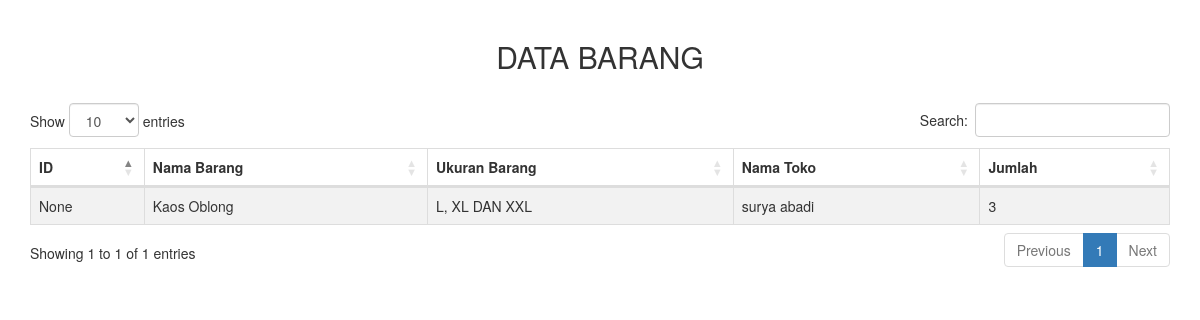
The page /barang/7/ on the database its author committed.
### barang/models.py (models this page shows)
class Online(models.Model):
    nomor_id = models.CharField(max_length =5, null=True,blank=False)
    nama_barang = models.CharField(max_length=240, null=True,blank=False)
    ukuran_barang = models.CharField(max_length=6, null=True,blank=False)
    nama_toko = models.CharField(max_length=100, null=True,blank=False)
    jumlah_barang = models.IntegerField(null=True,blank=False)

### barang/views.py (the view)
# urls.py: path('<id>/', views.detail),
def detail(req, id):
    task = models.Online.objects.filter(pk=id).first()
    return render(req, 'barang/detail.html',
    { 'data' : task,
    })

### barang/templates/barang/detail.html (shortened to what this page needs)
<!DOCTYPE html>
<html lang="en">
<head>
    <link rel="stylesheet" type="text/css" href="https://maxcdn.bootstrapcdn.com/bootstrap/3.3.7/css/bootstrap.min.css">
    <link rel="stylesheet" type="text/css" href="https://cdn.datatables.net/1.10.16/css/dataTables.bootstrap4.min.css">
</head>
<body>
    <div class="container" style="margin-top: 20px">
        <div class="row">
            <div class="col-md-12">
                <h2 style="text-align: center;margin-bottom: 30px">DATA BARANG</h2>
                <table id="table_id" class="table table-striped table-bordered" cellspacing="0" width="100%">
                    <thead>
                        <tr>
                            <th>ID</th>
                            <th>Nama Barang</th>
                            <th>Ukuran Barang</th>
                            <th>Nama Toko</th>
                            <th>Jumlah</th>
                        </tr>
                    </thead>
                    <tbody>
                        <tr>
                            <td>{{data.nomor_id}}</td>
                            <td>{{data.nama_barang}}</td>
                            <td>{{data.ukuran_barang}}</td>
                            <td>{{data.nama_toko}}</td>
                            <td>{{data.jumlah_barang}}</td>
                        </tr>
                    </tbody>
                </table>
            </div>
        </div>
    </div>
</body>
</html>

### rows shown on the page
Online: nomor_id "None", nama_barang "Kaos Oblong", ukuran_barang "L, XL DAN XXL", nama_toko "surya abadi", jumlah_barang "3"
